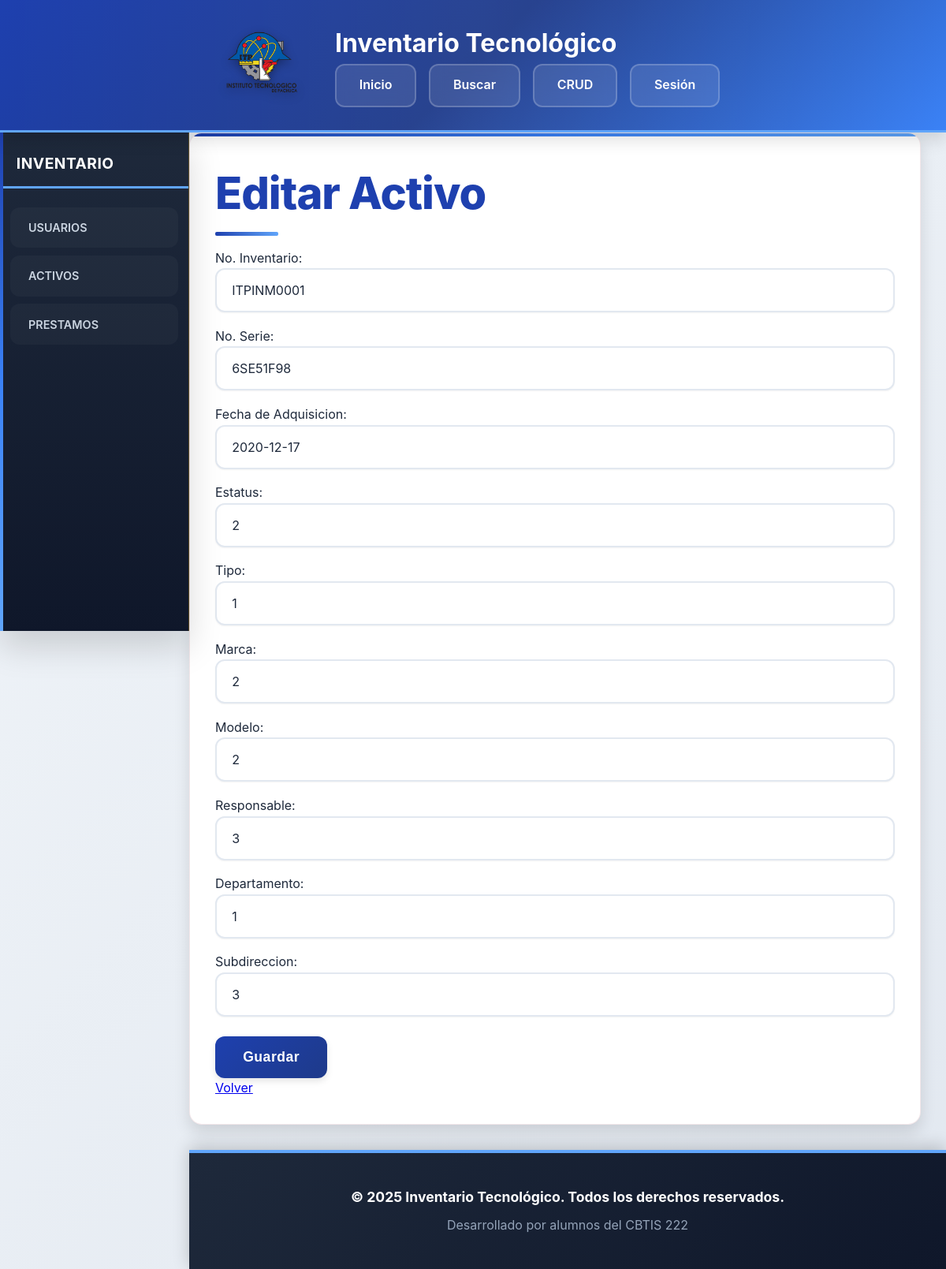
/pages/form_ActualizarActivo.php?id=1, run on the app's committed database.
### tables this page shows
CREATE TABLE `Activos` (
  `id_activo` int(11) NOT NULL,
  `no_inventario` varchar(12) NOT NULL,
  `no_serie` varchar(50) DEFAULT NULL,
  `fecha_adquisicion` date DEFAULT NULL,
  `id_sub` int(11) DEFAULT NULL,
  `id_dep` int(11) DEFAULT NULL,
  `id_tipo` int(11) DEFAULT NULL,
  `id_marca` int(11) DEFAULT NULL,
  `id_modelo` int(11) DEFAULT NULL,
  `id_estatus` int(11) DEFAULT NULL,
  `id_responsable` int(11) DEFAULT NULL,
  `fecha_creacion` datetime DEFAULT current_timestamp(),
  `fecha_modificacion` datetime DEFAULT NULL
);

### pages/form_ActualizarActivo.php (the view, shortened to what this page needs)
<?php include '../includes/DBConfig.php';
include '../includes/header.php';
?>
<?php
$id = $_GET['id'] ?? 0;
$query = "SELECT * FROM Activos WHERE id_activo = $id";
$result = $conexion->query($query);
$activo = $result->fetch_assoc();
?>
    <section class="contenedor">
        <h1>Editar Activo</h1>
        <form method="post">
            No. Inventario: <input type="text" name="no_inventario" value="<?= $activo['no_inventario'] ?>" required><br>
            No. Serie: <input type="text" name="no_serie" value="<?= $activo['no_serie'] ?>" required><br>
            Fecha de Adquisicion: <input type="text" name="fecha_adquisicion" value="<?= $activo['fecha_adquisicion'] ?>" required><br>
            Estatus: <input type="text" name="id_estatus" value="<?= $activo['id_estatus'] ?>" required><br>
            Tipo: <input type="text" name="id_tipo" value="<?= $activo['id_tipo'] ?>" required><br>
            Marca: <input type="text" name="id_marca" value="<?= $activo['id_marca'] ?>" required><br>
            Modelo: <input type="text" name="id_modelo" value="<?= $activo['id_modelo'] ?>" required><br>
            Responsable: <input type="text" name="id_responsable" value="<?= $activo['id_responsable'] ?>" required><br>
            Departamento: <input type="text" name="id_dep" value="<?= $activo['id_dep'] ?>" required><br>
            Subdireccion: <input type="text" name="id_sub" value="<?= $activo['id_sub'] ?>" required><br>
            <button type="submit">Guardar</button>
        </form>
        <a href="form_TablaInventario.php">Volver</a>
    </section>
<?php include '../includes/footer.php'; ?>

### assets/css/style.css (style rules this page uses)
* { margin: 0; padding: 0; box-sizing: border-box; }
:root { --color-guinda: #1e40af; --color-guinda-oscuro: #1e3a8a; --color-guinda-claro: #2563eb; --color-azul-electrico: #3b82f6; --color-azul-oscuro: #1e40af; --color-dorado: #60a5fa; --color-fondo: #F1F5F9; --color-fondo-secundario: #FFFFFF; --color-texto: #1E293B; --color-texto-claro: #64748B; --sombra-xs: 0 1px 2px rgba(0, 0, 0, 0.05); --sombra-sm: 0 2px 4px rgba(0, 0, 0, 0.08); --sombra-md: 0 4px 8px rgba(0, 0, 0, 0.1); --sombra-lg: 0 10px 20px rgba(0, 0, 0, 0.12); --sombra-xl: 0 20px 40px rgba(0, 0, 0, 0.15); --transicion-rapida: 0.15s ease; --transicion-normal: 0.3s ease; --transicion-lenta: 0.5s ease; --radio-sm: 8px; --radio-md: 12px; --radio-lg: 16px; }
body { font-family: -apple-system, BlinkMacSystemFont, 'Inter', 'Segoe UI', 'Roboto', sans-serif; background: linear-gradient(135deg, #F1F5F9 0%, #E2E8F0 100%); color: var(--color-texto); line-height: 1.6; min-height: 100vh; overflow-x: hidden; display: flex; flex-direction: column; }
.contenedor { margin-left: 240px; margin-top: 168px; padding: 2rem; min-height: calc(100vh - 268px); background: var(--color-fondo-secundario); border-radius: var(--radio-lg); box-shadow: var(--sombra-lg); position: relative; overflow: hidden; border: 1px solid rgba(139, 21, 56, 0.1); animation: fadeInUp 0.6s ease-out; margin-right: 2rem; margin-bottom: 2rem; flex: 1; }
.contenedor::before { content: ''; position: absolute; top: 0; left: 0; width: 100%; height: 4px; background: linear-gradient(90deg, var(--color-guinda), var(--color-azul-electrico), var(--color-dorado)); }
.contenedor h1 { color: var(--color-guinda); font-size: 3.5rem; margin-bottom: 1.5rem; font-weight: 800; letter-spacing: -1px; position: relative; display: inline-block; }
.contenedor h1::after { content: ''; position: absolute; bottom: -8px; left: 0; width: 80px; height: 5px; background: linear-gradient(90deg, var(--color-guinda), var(--color-dorado)); border-radius: 2px; }
.input-group input, input[type="text"], input[type="password"], input[type="date"], select { width: 100%; padding: 1rem 1.2rem; border: 2px solid #E2E8F0; border-radius: var(--radio-md); font-size: 1rem; transition: var(--transicion-normal); background: var(--color-fondo-secundario); color: var(--color-texto); box-shadow: var(--sombra-xs); margin-bottom: 1.1rem; outline: none; appearance: none; font-family: inherit; }
button, input[type="submit"] { background: linear-gradient(135deg, var(--color-guinda) 0%, var(--color-guinda-oscuro) 100%); color: white; border: none; border-radius: var(--radio-md); font-size: 1.1rem; font-weight: 700; padding: 1rem 2.2rem; cursor: pointer; transition: var(--transicion-normal); box-shadow: var(--sombra-md); margin-top: 0.5rem; letter-spacing: 0.5px; position: relative; overflow: hidden; }

### data on the page
activos: no_inventario "ITPINM0001", no_serie "6SE51F98", fecha_adquisicion "2020-12-17", id_estatus "2", id_tipo "1", id_marca "2", id_modelo "2", id_responsable "3", id_dep "1", id_sub "3"
